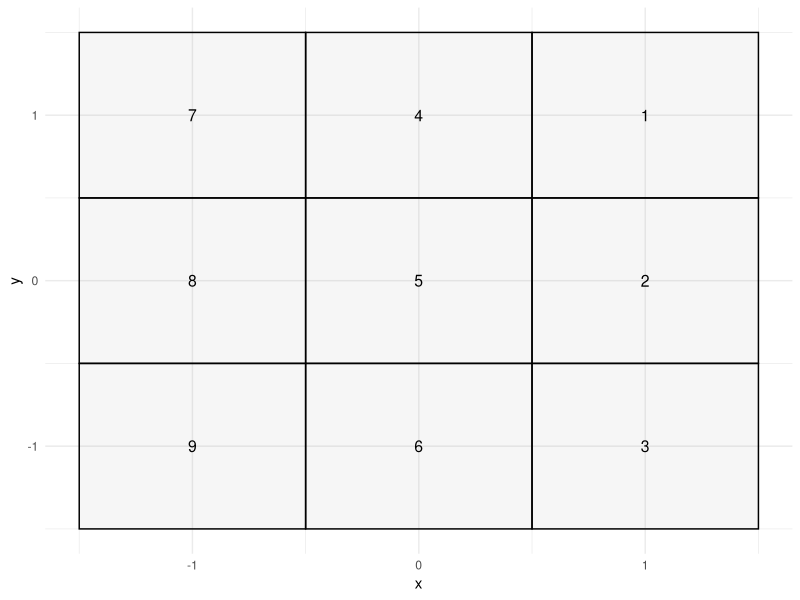
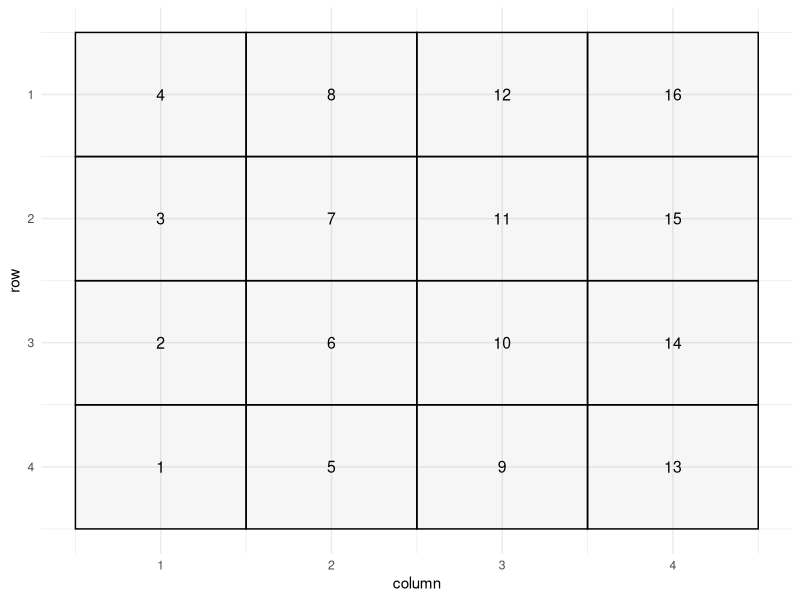
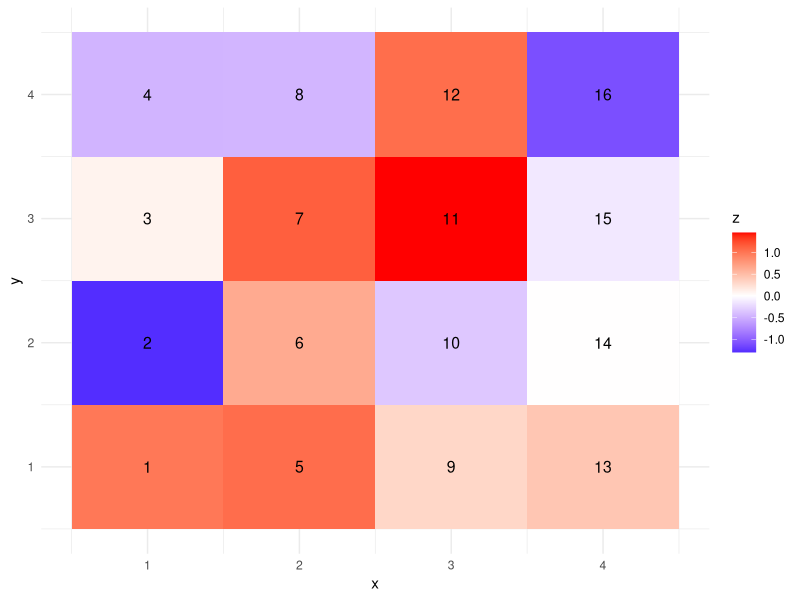
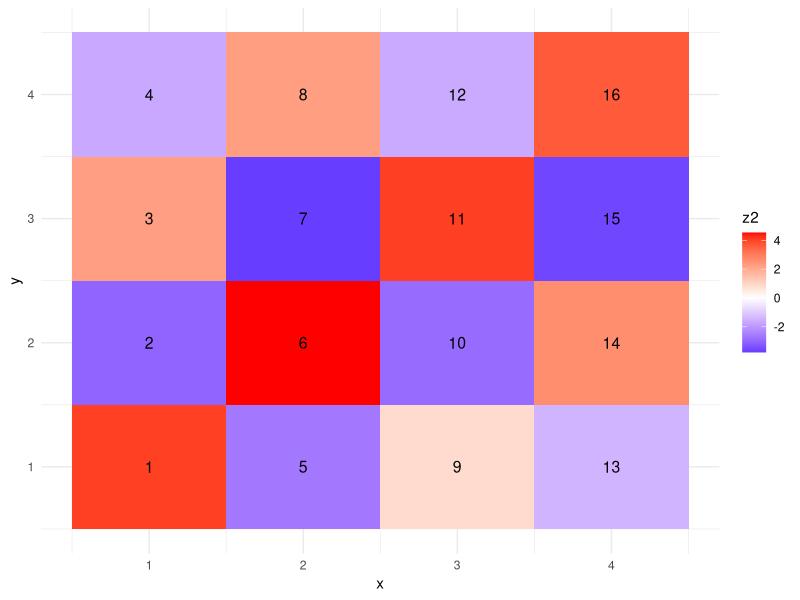
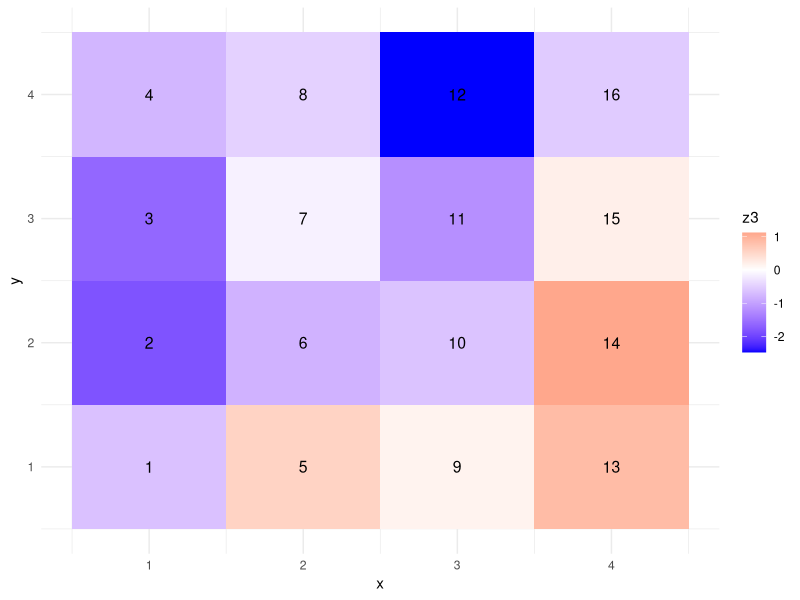

R code for these plots, in order:
## ---- chunk 1
knitr::opts_chunk$set(message = FALSE)
library(tidyverse)
library(mnormt)
library(spdep)
set.seed(03202021)
## ---- chunk 2
d=data.frame(xmin=c(0.5,0.5,0.5,-.5,-.5,-.5,-1.5,-1.5,-1.5),
             xmax=c(1.5,1.5,1.5,.5,.5,.5,-.5,-.5,-.5),
             ymin=rep(c(.5,-.5,-1.5), 3), 
             ymax=rep(c(1.5,.5,-.5), 3),
             id=c(1,2,3,4,5,6,7,8,9))
ggplot() + 
  scale_x_continuous(name="x") + 
  scale_y_continuous(name="y") +
  geom_rect(data=d, mapping=aes(xmin=xmin, xmax=xmax, ymin=ymin, ymax=ymax), color="black", alpha=0.05) +
  geom_text(data=d, aes(x=xmin+(xmax-xmin)/2, y=ymin+(ymax-ymin)/2, label=id), size=4) +
  theme_minimal()

## ---- chunk 3
d4 <- tibble(xmin = rep(c(3.5, 2.5, 1.5, 0.5), each = 4),
             x = rep(4:1, each =4),      
             xmax = rep(c(3.5, 2.5, 1.5, 0.5), each = 4) +1,
             ymin = rep(c(3.5, 2.5, 1.5, 0.5), 4), 
             y = rep(4:1, 4),
             ymax = rep(c(3.5, 2.5, 1.5, 0.5), 4) +1,
             rpos = rep(4:1, 4),
             cpos = rep(1:4, each = 4),
             id=16:1)
ggplot() + 
  scale_x_continuous(name="column") + 
  scale_y_continuous(name="row",breaks = 1:4,labels = c('4','3','2', '1') ) +
  geom_rect(data=d4, mapping=aes(xmin=xmin, xmax=xmax, ymin=ymin, ymax=ymax), color="black", alpha=0.05) +
  geom_text(data=d4, aes(x=xmin+(xmax-xmin)/2, y=ymin+(ymax-ymin)/2, label=id), size=4) +
  theme_minimal()
## ---- chunk 4
W <- matrix(0, 16, 16)
for (i in 1:16){
  W[i,] <- as.numeric((d4$rpos[i] == d4$rpos & (abs(d4$cpos[i] - d4$cpos) == 1)) | 
                        (d4$cpos[i] == d4$cpos & (abs(d4$rpos[i] - d4$rpos) == 1)))
}
head(W)
## ---- chunk 5
d4$z <- rnorm(16)

ggplot() + 
  geom_tile(data=d4, mapping=aes(x = x, y = y, fill = z)) +
  geom_text(data=d4, aes(x=xmin+(xmax-xmin)/2, y=ymin+(ymax-ymin)/2, label=id), size=4) +
  theme_minimal() + scale_fill_gradient2(midpoint=0, low="blue", mid="white",
                     high="red", space ="Lab" )

moran.test(d4$z, mat2listw(W), alternative = 'two.sided')
#moran.plot(d4$z, mat2listw(W))
geary.test(d4$z, mat2listw(W), alternative = 'two.sided')
## ---- chunk 6

d4$z2 <- 0

for (i in 1:16){
  if ((d4$rpos[i] + d4$cpos[i])%% 2 == 1) {
    d4$z2[i] <- rnorm(1, mean = 3)
  } else {
    d4$z2[i] <- rnorm(1, mean = -3)
  }
}

ggplot() + 
  geom_tile(data=d4, mapping=aes(x = x, y = y, fill = z2)) +
  geom_text(data=d4, aes(x=xmin+(xmax-xmin)/2, y=ymin+(ymax-ymin)/2, label=id), size=4) +
  theme_minimal() + scale_fill_gradient2(midpoint=0, low="blue", mid="white",
                     high="red", space ="Lab" )


moran.test(d4$z2, mat2listw(W), alternative = 'two.sided')
geary.test(d4$z2, mat2listw(W), alternative = 'two.sided')
## ---- chunk 7
d4$z3 <- mnormt::rmnorm(1, mean = 0, varcov = solve(diag(16) -  .3 * W))

ggplot() + 
  geom_tile(data=d4, mapping=aes(x = x, y = y, fill = z3)) +
  geom_text(data=d4, aes(x=xmin+(xmax-xmin)/2, y=ymin+(ymax-ymin)/2, label=id), size=4) +
  theme_minimal() + scale_fill_gradient2(midpoint=0, low="blue", mid="white",
                     high="red", space ="Lab" )


moran.test(d4$z3, mat2listw(W), alternative = 'two.sided')
geary.test(d4$z3, mat2listw(W), alternative = 'two.sided')
